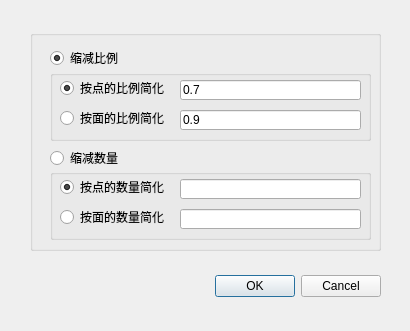
<?xml version="1.0" encoding="UTF-8"?>
<ui version="4.0">
 <class>MeshSimplifySetting</class>
 <widget class="QDialog" name="MeshSimplifySetting">
  <property name="geometry">
   <rect>
    <x>0</x>
    <y>0</y>
    <width>410</width>
    <height>331</height>
   </rect>
  </property>
  <property name="windowTitle">
   <string>简化参数设置</string>
  </property>
  <widget class="QGroupBox" name="groupBox">
   <property name="geometry">
    <rect>
     <x>30</x>
     <y>30</y>
     <width>351</width>
     <height>221</height>
    </rect>
   </property>
   <property name="title">
    <string/>
   </property>
   <widget class="QRadioButton" name="radio_button_rate">
    <property name="geometry">
     <rect>
      <x>20</x>
      <y>20</y>
      <width>89</width>
      <height>16</height>
     </rect>
    </property>
    <property name="text">
     <string>缩减比例</string>
    </property>
    <property name="checked">
     <bool>true</bool>
    </property>
   </widget>
   <widget class="QGroupBox" name="groupBox_2">
    <property name="geometry">
     <rect>
      <x>20</x>
      <y>40</y>
      <width>321</width>
      <height>71</height>
     </rect>
    </property>
    <property name="title">
     <string/>
    </property>
    <widget class="QRadioButton" name="radio_button_rate_vertex">
     <property name="geometry">
      <rect>
       <x>10</x>
       <y>10</y>
       <width>111</width>
       <height>16</height>
      </rect>
     </property>
     <property name="text">
      <string>按点的比例简化</string>
     </property>
     <property name="checked">
      <bool>true</bool>
     </property>
    </widget>
    <widget class="QRadioButton" name="radio_button_rate_face">
     <property name="geometry">
      <rect>
       <x>10</x>
       <y>40</y>
       <width>111</width>
       <height>16</height>
      </rect>
     </property>
     <property name="text">
      <string>按面的比例简化</string>
     </property>
    </widget>
    <widget class="QLineEdit" name="lineedit_rate_vertex">
     <property name="geometry">
      <rect>
       <x>130</x>
       <y>10</y>
       <width>181</width>
       <height>20</height>
      </rect>
     </property>
     <property name="text">
      <string>0.7</string>
     </property>
    </widget>
    <widget class="QLineEdit" name="lineedit_rate_face">
     <property name="geometry">
      <rect>
       <x>130</x>
       <y>40</y>
       <width>181</width>
       <height>20</height>
      </rect>
     </property>
     <property name="text">
      <string>0.9</string>
     </property>
    </widget>
   </widget>
   <widget class="QRadioButton" name="radio_button_number">
    <property name="geometry">
     <rect>
      <x>20</x>
      <y>120</y>
      <width>89</width>
      <height>16</height>
     </rect>
    </property>
    <property name="text">
     <string>缩减数量</string>
    </property>
   </widget>
   <widget class="QGroupBox" name="groupBox_3">
    <property name="geometry">
     <rect>
      <x>20</x>
      <y>139</y>
      <width>321</width>
      <height>71</height>
     </rect>
    </property>
    <property name="title">
     <string/>
    </property>
    <widget class="QRadioButton" name="radio_button_number_vertex">
     <property name="geometry">
      <rect>
       <x>10</x>
       <y>10</y>
       <width>111</width>
       <height>16</height>
      </rect>
     </property>
     <property name="text">
      <string>按点的数量简化</string>
     </property>
     <property name="checked">
      <bool>true</bool>
     </property>
    </widget>
    <widget class="QRadioButton" name="radio_button_number_face">
     <property name="geometry">
      <rect>
       <x>10</x>
       <y>40</y>
       <width>111</width>
       <height>16</height>
      </rect>
     </property>
     <property name="text">
      <string>按面的数量简化</string>
     </property>
    </widget>
    <widget class="QLineEdit" name="lineedit_number_vertex">
     <property name="geometry">
      <rect>
       <x>130</x>
       <y>10</y>
       <width>181</width>
       <height>20</height>
      </rect>
     </property>
    </widget>
    <widget class="QLineEdit" name="lineedit_number_face">
     <property name="geometry">
      <rect>
       <x>130</x>
       <y>40</y>
       <width>181</width>
       <height>20</height>
      </rect>
     </property>
    </widget>
   </widget>
  </widget>
  <widget class="QWidget" name="layoutWidget">
   <property name="geometry">
    <rect>
     <x>30</x>
     <y>270</y>
     <width>351</width>
     <height>33</height>
    </rect>
   </property>
   <layout class="QHBoxLayout">
    <property name="spacing">
     <number>6</number>
    </property>
    <property name="margin">
     <number>0</number>
    </property>
    <item>
     <spacer>
      <property name="orientation">
       <enum>Qt::Horizontal</enum>
      </property>
      <property name="sizeHint" stdset="0">
       <size>
        <width>131</width>
        <height>31</height>
       </size>
      </property>
     </spacer>
    </item>
    <item>
     <widget class="QPushButton" name="confirm_button">
      <property name="text">
       <string>OK</string>
      </property>
     </widget>
    </item>
    <item>
     <widget class="QPushButton" name="cancel_button">
      <property name="text">
       <string>Cancel</string>
      </property>
     </widget>
    </item>
   </layout>
  </widget>
 </widget>
 <layoutdefault spacing="6" margin="11"/>
 <resources/>
 <connections/>
</ui>
